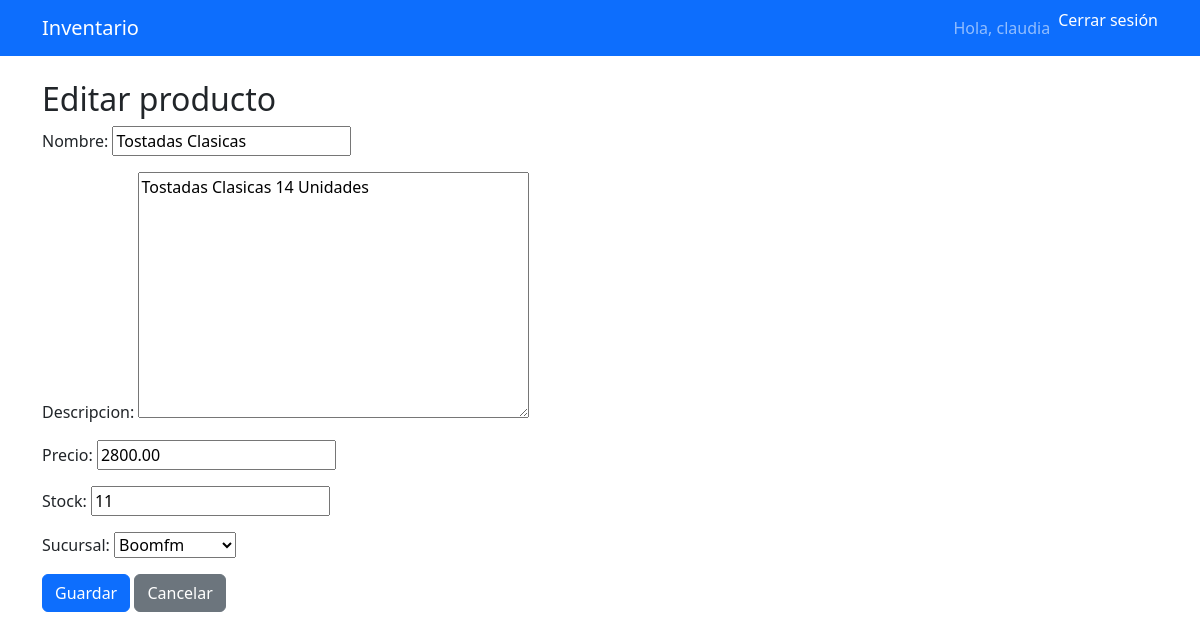
The app's page /productos/5/editar/ (signed in) with its own data.
### inventario/models.py (models this page shows, shortened)
class Producto(models.Model):
    nombre = models.CharField(max_length=100)
    descripcion = models.TextField(blank=True, null=True)
    precio = models.DecimalField(max_digits=10, decimal_places=2)
    stock = models.PositiveIntegerField(default=0)
    sucursal = models.ForeignKey(Sucursal, on_delete=models.CASCADE, related_name='productos')
    fecha_creacion = models.DateTimeField(auto_now_add=True)

class Sucursal(models.Model):
    nombre = models.CharField(max_length=150)
    direccion = models.CharField(max_length=250, blank=True)
    telefono = models.CharField(max_length=50, blank=True)
    created_at = models.DateTimeField(auto_now_add=True)
    def __str__(self):
        return self.nombre

### inventario/views_productos.py (the view)
# urls.py: path('productos/<int:pk>/editar/', views_productos.ProductoUpdateView.as_view(), name='producto_update'),
class ProductoUpdateView(LoginRequiredMixin, UpdateView):
    model = Producto
    form_class = ProductoForm
    template_name = 'inventario/producto_form.html'
    success_url = reverse_lazy('producto_list')
    def get_queryset(self):
        rol, sucursales_qs = role_and_sucursales(self.request.user)
        if rol == 'Administrador':
            return Producto.objects.all()
        return Producto.objects.filter(sucursal__in=sucursales_qs)
    def get_form_kwargs(self):
        kwargs = super().get_form_kwargs()
        kwargs['user'] = self.request.user
        return kwargs

### inventario/forms.py
class ProductoForm(forms.ModelForm):
    class Meta:
        model = Producto
        fields = ['nombre', 'descripcion', 'precio', 'stock', 'sucursal']
    def __init__(self, *args, **kwargs):
        user = kwargs.pop('user', None)  # le pasaremos el user desde la vista
        super().__init__(*args, **kwargs)
        if user and user.is_authenticated:
            rol, sucursales_qs = role_and_sucursales(user)
            if rol != 'Administrador':
                self.fields['sucursal'].queryset = sucursales_qs

### inventario/context_processors.py (called while the page is built, shortened)
def role_context(request):
    role = None
    if request.user.is_authenticated:
        perfil = getattr(request.user, 'perfil', None)
        role = getattr(perfil, 'rol', None)
    return {'role': role}

### inventario/permissions.py (called while the page is built)
def role_and_sucursales(user):
    perfil = getattr(user, 'perfil', None)
    if not perfil:
        return None, Sucursal.objects.none()
    rol = perfil.rol
    if rol == 'Administrador':
        return rol, Sucursal.objects.all()
    return rol, perfil.sucursales.all()

### templates/inventario/producto_form.html (shortened to what this page needs)
{% extends "base.html" %}
{% block content %}
<h2>{{ form.instance.pk|yesno:"Editar producto,Nuevo producto" }}</h2>
<form method="post">
  {{ form.as_p }}
  <button class="btn btn-primary" type="submit">Guardar</button>
  <a class="btn btn-secondary" href="{% url 'producto_list' %}">Cancelar</a>
</form>
{% endblock %}

### templates/base.html (shortened to what this page needs)
<!doctype html>
<html lang="es">
<head>
  <link href="https://cdn.jsdelivr.net/npm/bootstrap@5.3.2/dist/css/bootstrap.min.css" rel="stylesheet">
</head>
<body>
  <nav class="navbar navbar-expand-lg navbar-dark bg-primary">
    <div class="container">
      <a class="navbar-brand" href="{% url 'home' %}">Inventario</a>
      <div class="collapse navbar-collapse" id="navMain">
        <ul class="navbar-nav ms-auto">
          {% if user.is_authenticated %}
            <li class="nav-item">
              <span class="nav-link">Hola, {{ user.username }}</span>
            </li>
            <li class="nav-item">
              <form method="post" action="{% url 'logout' %}" style="display:inline;">
                <button type="submit" class="nav-link btn btn-link" style="padding: 0; margin: 0; color: white; text-decoration: none;">
                  Cerrar sesión
                </button>
              </form>
            </li>
          {% else %}
            <li class="nav-item">
              <a class="nav-link" href="{% url 'login' %}">Ingresar</a>
            </li>
          {% endif %}
        </ul>
      </div>
    </div>
  </nav>
  <main class="container py-4">
    {% block content %}{% endblock %}
  </main>
</body>
</html>

### records on screen
Producto: instance.pk "Editar producto", nombre "Tostadas Clasicas", descripcion "Tostadas Clasicas 14 Unidades", precio "2800.00", stock "11", sucursal "Boomfm"

### other values on screen
{{ user.username }} "claudia"
